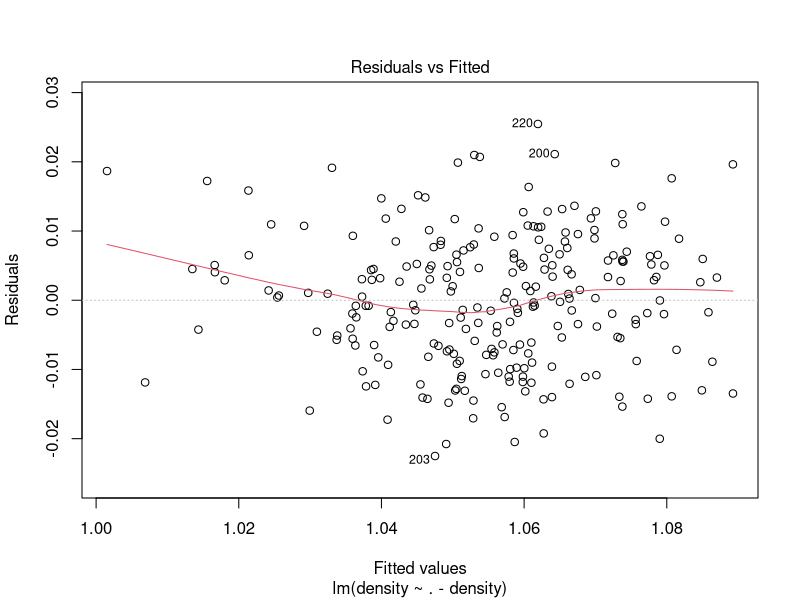
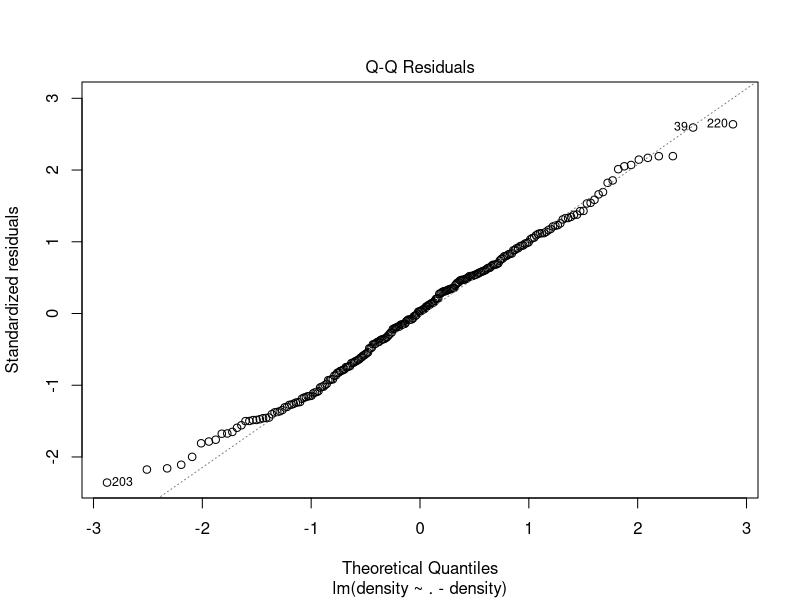
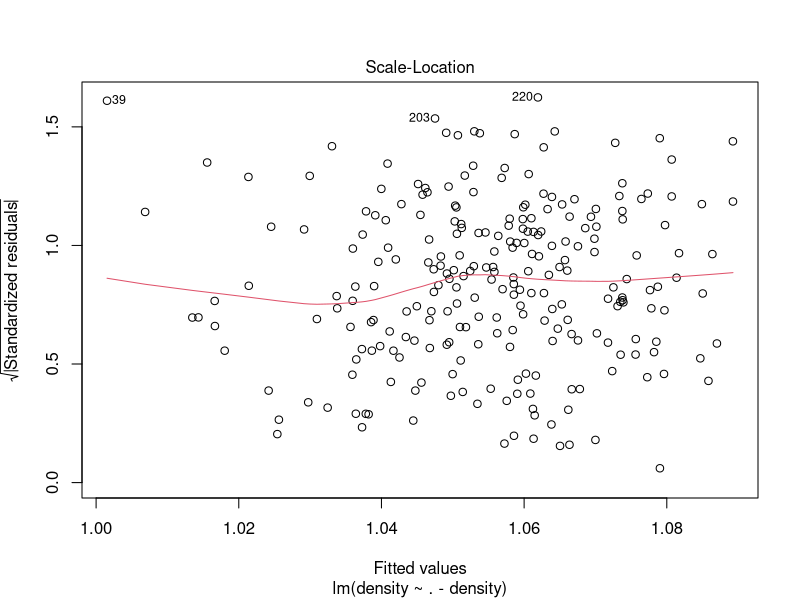
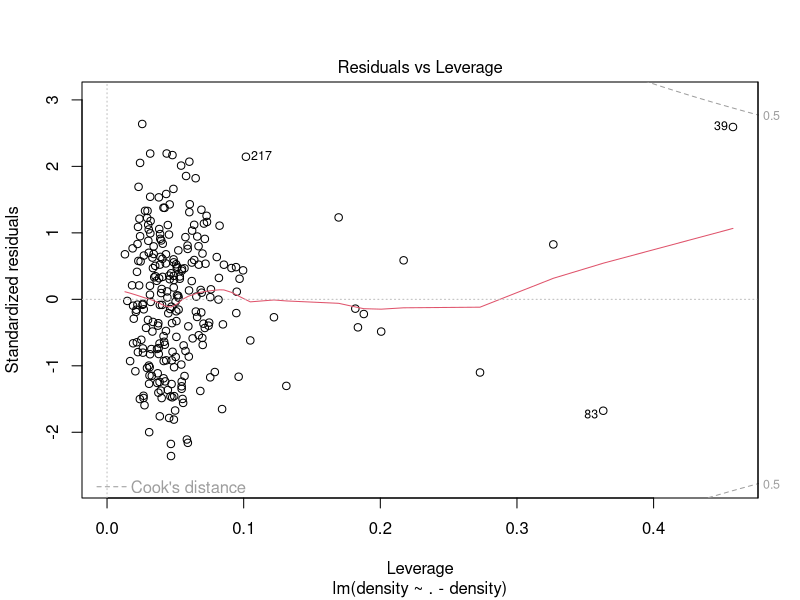

These figures' R source, in order: (Note: this script raises an error after producing the figures.)
fatmen = read.csv("bodyfatmen.csv")
model = lm(density ~ .-density, data= fatmen) 
summary(model)

plot(model)

ols_step_all_possible(model)

best_model = ols_step_best_subset(model)
